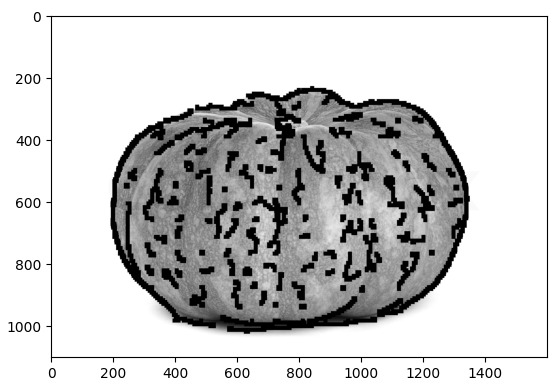
#> input picture M10 Program/L4BU.jpg, 558 x 390 px; its folder holds 2 pictures in this run
$ python -i Labu_UAS.py   (imports and definitions only)
#> lines starting #> are read from the running program, lines starting #| are printed output that depends on the picture
#> the answer given: L4BU.jpg
#> the answer given: Labbu.jpg
#> in unggah_gambar, gambar_asli is the input picture: shape (390, 558, 3); min 0, max 255, mean 204.3
import numpy as np
import cv2
from tkinter import filedialog
from tkinter import *
from PIL import Image, ImageTk
import matplotlib.pyplot as plt

# Konstanta
lebar_latar = 1.6  # meter
tinggi_latar = 1.1  # meter
luas_area = lebar_latar * tinggi_latar

def proses_gambar(path_gambar, path_labuori):
    # Baca gambar labu dan labu original
#> called with path_gambar = 'L4BU.jpg', path_labuori = 'Labbu.jpg'
    labu = cv2.imread(path_gambar)
    labu = cv2.cvtColor(labu, cv2.COLOR_BGR2RGB)
    labuori = cv2.imread(path_labuori)
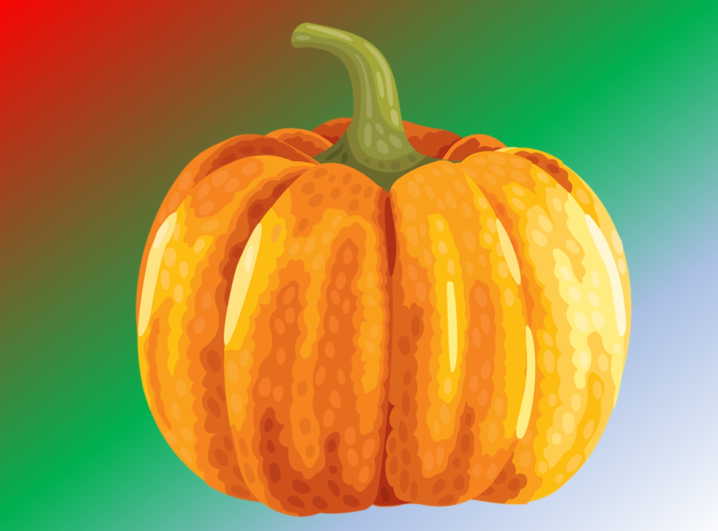
#> input picture M10 Program/Labbu.jpg, 1436 x 1061 px (shown at 1/2 size)
#> labuori is the input picture: shape (1061, 1436, 3); mean B, G, R 74.4, 144.9, 164.9
    labuori = cv2.cvtColor(labuori, cv2.COLOR_BGR2RGB)

    # Ubah ukuran gambar labuori agar sesuai dengan gambar labu
    if labu.shape != labuori.shape:
        labuori = cv2.resize(labuori, (labu.shape[1], labu.shape[0]))
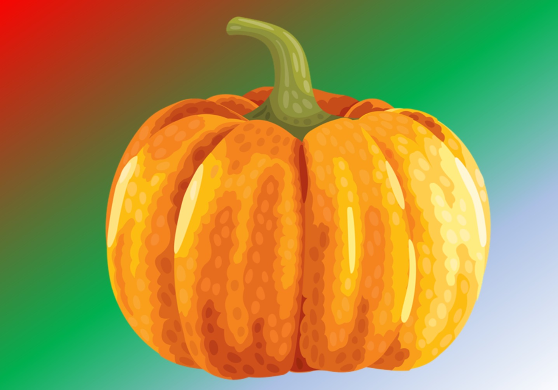
#> labuori: shape (390, 558, 3); mean R, G, B 164.9, 144.8, 74.3

    # Buat salinan gambar labu
    labu_copy = np.copy(labu)

    # Mengambil row dan col dari gambar
    row, col = labu_copy.shape[0], labu_copy.shape[1]
#> row = 390; col = 558

    # Menghitung total pixel
    total_pixel = row * col
#> total_pixel = 217620

    # Menghitung total pixel hitam
    total_black_pixel = 0

    # Penghitungan labu copy
    koordinat = []
    for i in range(row):
        for j in range(col):
            r, g, b = labu_copy[i, j]
            # Mengambil rgb dari labu ori
            r1, g2, b2 = labuori[i, j]
            if (np.float32(r) + np.float32(g) + np.float32(b)) >= 250:
                # Mengganti latar putih menjadi latar original labuori
                labu_copy[i, j] = r1, g2, b2
            if (np.float32(r) + np.float32(g) + np.float32(b)) < 10:
                koordinat.append((i, j))
                total_black_pixel += 1
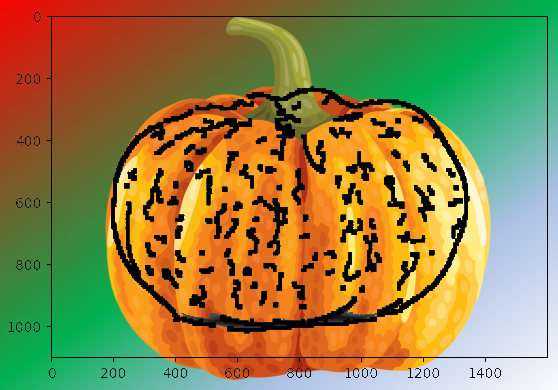
#> labu_copy: shape (390, 558, 3); mean R, G, B 143.3, 131, 70.4
#> after the loop, koordinat = 14225 pairs, first value 13 to 377, second value 10 to 547; total_black_pixel = 14225

    if koordinat:
        # Mencari min max untuk i
        min_i = min(koordinat, key=lambda x: x[0])[0]
#> min_i = 13
        max_i = max(koordinat, key=lambda x: x[0])[0]
#> max_i = 377

        # Menghitamkan semua piksel dari min sampai max
        for i in range(min_i, max_i + 1):
            # Mencari min_j dan max_j yang dinamis untuk setiap baris i
            j_koordinat = [k[1] for k in koordinat if k[0] == i]
            if j_koordinat:
                min_j = min(j_koordinat)
                max_j = max(j_koordinat)
                for j in range(min_j, max_j + 1):
                    labu_copy[i, j] = [0, 0, 0]
#> this loop made 365 passes
#> (j_koordinat, min_j, max_j) on passes 1, 7: ([35], 35, 35), ([51], 51, 51)
#> (min_j, max_j) on passes 4, 5, 6, 8, 9, 10: (34, 546), (51, 547), (51, 547), (51, 547), (51, 547), (51, 547)
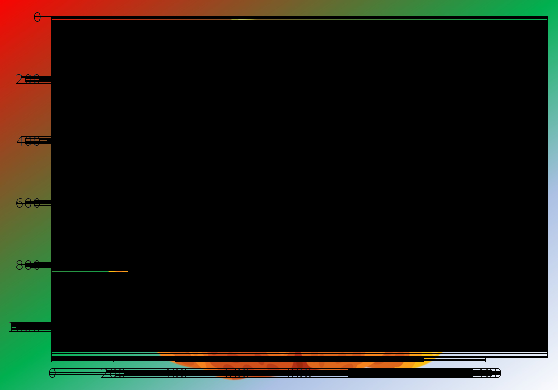
#> labu_copy: shape (390, 558, 3); mean R, G, B 26.1, 26.5, 18.6

        # Menghitung luas objek
        luas_objek = (total_black_pixel / total_pixel) * luas_area
#> luas_objek = 0.115
    else:
        luas_objek = 0

    return labu_copy, luas_objek

def unggah_gambar():
    global panelA, panelB, path_labuori
    path = filedialog.askopenfilename()

    if len(path) > 0:
        path_labuori = filedialog.askopenfilename(title="Unggah Gambar Original Labu")
        if len(path_labuori) > 0:
            gambar_asli = cv2.imread(path)
            gambar_asli_rgb = cv2.cvtColor(gambar_asli, cv2.COLOR_BGR2RGB)
            gambar_asli_rgb = Image.fromarray(gambar_asli_rgb)
            gambar_asli_rgb = ImageTk.PhotoImage(gambar_asli_rgb)

            gambar_proses_rgb, luas_dalam_meter = proses_gambar(path, path_labuori)
#> luas_dalam_meter = 0.115
            gambar_proses_rgb = Image.fromarray(gambar_proses_rgb)
            gambar_proses_rgb = ImageTk.PhotoImage(gambar_proses_rgb)

            if panelA is None or panelB is None:
                panelA = Label(image=gambar_asli_rgb, bg="lightblue")
                panelA.image = gambar_asli_rgb
                panelA.pack(side="left", padx=10, pady=10)

                panelB = Label(image=gambar_proses_rgb, bg="lightblue")
                panelB.image = gambar_proses_rgb
                panelB.pack(side="right", padx=10, pady=10)
            else:
                panelA.configure(image=gambar_asli_rgb)
                panelB.configure(image=gambar_proses_rgb)
                panelA.image = gambar_asli_rgb
                panelB.image = gambar_proses_rgb

#> (the run stopped early here; a loop or call above may not have finished)
